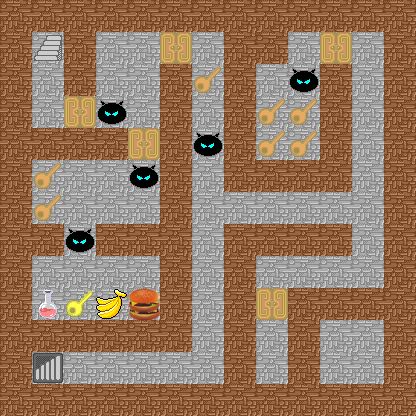

A 2D game scene composited from a Tiled map and its tileset images. What follows is a short description and the map's XML, with each tile layer's data collapsed to a summary:
An orthogonal 13x13 tile map with 32x32 px tiles, 11 tile layers (Background, Wall, OrangeLock, Monster, ...), 8 tilesets and 5 objects (Shield, Downstair, Upstair, HeroEnter, HeroExit).

<map version="1.0" orientation="orthogonal" renderorder="right-down" width="13" height="13" tilewidth="32" tileheight="32">
 <tileset firstgid="1" name="Monster" tilewidth="32" tileheight="32">
  <image source="魔塔吧优质标准化大素材库/Battlers/Monster01-12_3_1.png" width="32" height="32" />
 </tileset>
 <tileset firstgid="2" name="Key" tilewidth="32" tileheight="32">
  <image source="魔塔吧优质标准化大素材库/Characters/Event01-Door07.png" width="128" height="128" />
 </tileset>
 <tileset firstgid="18" name="Wall" tilewidth="32" tileheight="32">
  <image source="魔塔吧优质标准化大素材库/Characters/Event01-Wall01.png" width="128" height="128" />
 </tileset>
 <tileset firstgid="34" name="Downstair" tilewidth="32" tileheight="32">
  <image source="魔塔吧优质标准化大素材库/Icons/Downstair.png" width="32" height="32" />
 </tileset>
 <tileset firstgid="35" name="Upstair" tilewidth="32" tileheight="32">
  <image source="魔塔吧优质标准化大素材库/Icons/Upstair.png" width="32" height="32" />
 </tileset>
 <tileset firstgid="36" name="Banana" tilewidth="32" tileheight="32">
  <image source="魔塔吧优质标准化大素材库/Icons/Item01-06_4_1.png" width="32" height="32" />
 </tileset>
 <tileset firstgid="37" name="Hamburger" tilewidth="32" tileheight="32">
  <image source="魔塔吧优质标准化大素材库/Icons/Item03-06_3_4.png" width="32" height="32" />
 </tileset>
 <tileset firstgid="38" name="RedBottles" tilewidth="32" tileheight="32">
  <image source="魔塔吧优质标准化大素材库/Icons/Item01-02_1_1.png" width="32" height="32" />
 </tileset>
 <layer name="Background" width="13" height="13">
  <data>[169 cells, 169 non-empty, 2 distinct tile ids]</data>
 </layer>
 <layer name="Wall" width="13" height="13">
  <data>[169 cells, 93 non-empty, 1 distinct tile ids]</data>
 </layer>
 <objectgroup name="Object">
  <object name="Shield" x="368" y="368">
   <properties>
    <property name="ATK" value="0" />
    <property name="Address" value="SkyShield.png" />
    <property name="DEF" value="50" />
   </properties>
  </object>
  <object name="Downstair" x="48" y="368" />
  <object name="Upstair" x="48" y="48" />
  <object name="HeroEnter" x="80" y="368" />
  <object name="HeroExit" x="48" y="80" />
 </objectgroup>
 <layer name="OrangeLock" width="13" height="13">
  <data>[169 cells, 5 non-empty, 1 distinct tile ids]</data>
 </layer>
 <layer name="Monster" width="13" height="13">
  <data>[169 cells, 5 non-empty, 1 distinct tile ids]</data>
 </layer>
 <layer name="OrangeKey" width="13" height="13">
  <data>[169 cells, 7 non-empty, 1 distinct tile ids]</data>
 </layer>
 <layer name="RedBottles" width="13" height="13">
  <data>[169 cells, 1 non-empty, 1 distinct tile ids]</data>
 </layer>
 <layer name="YellowKey" width="13" height="13">
  <data>[169 cells, 1 non-empty, 1 distinct tile ids]</data>
 </layer>
 <layer name="Downstair" width="13" height="13">
  <data>[169 cells, 1 non-empty, 1 distinct tile ids]</data>
 </layer>
 <layer name="Upstair" width="13" height="13">
  <data>[169 cells, 1 non-empty, 1 distinct tile ids]</data>
 </layer>
 <layer name="Banana" width="13" height="13">
  <data>[169 cells, 1 non-empty, 1 distinct tile ids]</data>
 </layer>
 <layer name="Hamburger" width="13" height="13">
  <data>[169 cells, 1 non-empty, 1 distinct tile ids]</data>
 </layer>
</map>
